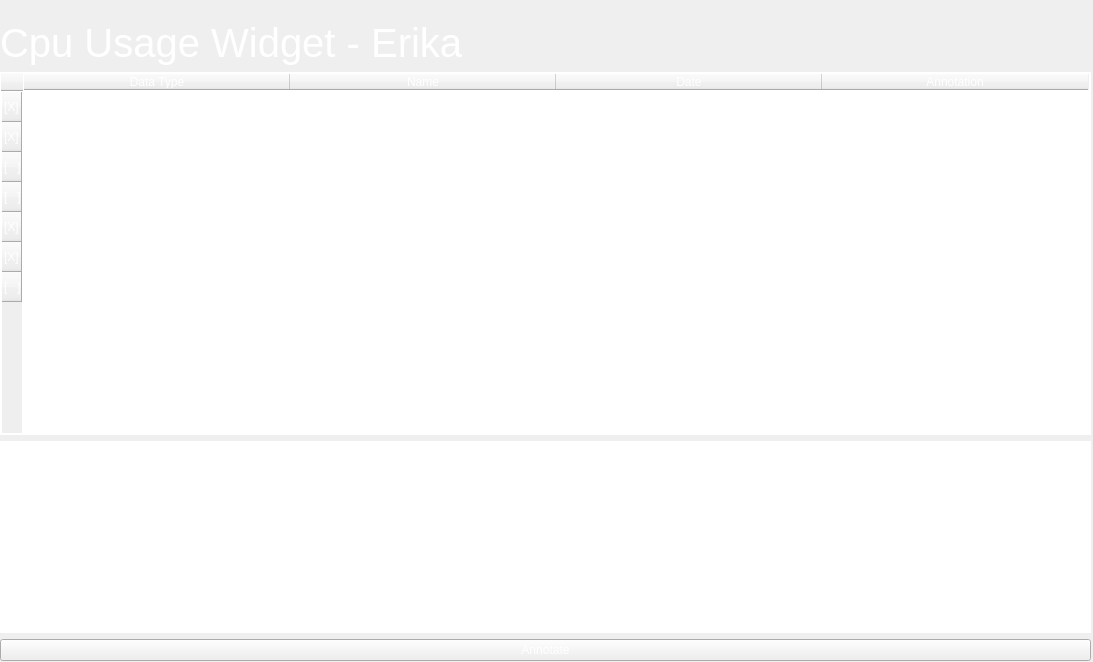
<?xml version="1.0" encoding="UTF-8"?>
<ui version="4.0">
 <class>Form</class>
 <widget class="QWidget" name="Form">
  <property name="geometry">
   <rect>
    <x>0</x>
    <y>0</y>
    <width>1093</width>
    <height>662</height>
   </rect>
  </property>
  <property name="windowTitle">
   <string>Form</string>
  </property>
  <widget class="QWidget" name="gridLayoutWidget">
   <property name="geometry">
    <rect>
     <x>0</x>
     <y>20</y>
     <width>1091</width>
     <height>641</height>
    </rect>
   </property>
   <layout class="QGridLayout" name="gridLayout_2">
    <item row="1" column="1">
     <layout class="QHBoxLayout" name="horizontalLayout_2">
      <item>
       <widget class="QLabel" name="label">
        <property name="font">
         <font>
          <pointsize>30</pointsize>
         </font>
        </property>
        <property name="styleSheet">
         <string notr="true">color: white;</string>
        </property>
        <property name="text">
         <string>Cpu Usage Widget - Erika</string>
        </property>
       </widget>
      </item>
     </layout>
    </item>
    <item row="4" column="1">
     <widget class="QTextEdit" name="Text_Edit">
      <property name="styleSheet">
       <string notr="true">border: 1px solid white;
color: white;</string>
      </property>
      <property name="html">
       <string>&lt;!DOCTYPE HTML PUBLIC &quot;-//W3C//DTD HTML 4.0//EN&quot; &quot;http://www.w3.org/TR/REC-html40/strict.dtd&quot;&gt;
&lt;html&gt;&lt;head&gt;&lt;meta name=&quot;qrichtext&quot; content=&quot;1&quot; /&gt;&lt;style type=&quot;text/css&quot;&gt;
p, li { white-space: pre-wrap; }
&lt;/style&gt;&lt;/head&gt;&lt;body style=&quot; font-family:'Cantarell'; font-size:11pt; font-weight:400; font-style:normal;&quot;&gt;
&lt;p style=&quot; margin-top:0px; margin-bottom:0px; margin-left:0px; margin-right:0px; -qt-block-indent:0; text-indent:0px;&quot;&gt;Captured Last Week&lt;/p&gt;&lt;/body&gt;&lt;/html&gt;</string>
      </property>
     </widget>
    </item>
    <item row="3" column="1">
     <widget class="QTableWidget" name="Table_Widget">
      <property name="sizePolicy">
       <sizepolicy hsizetype="Expanding" vsizetype="Expanding">
        <horstretch>35</horstretch>
        <verstretch>21</verstretch>
       </sizepolicy>
      </property>
      <property name="font">
       <font/>
      </property>
      <property name="tabletTracking">
       <bool>false</bool>
      </property>
      <property name="focusPolicy">
       <enum>Qt::WheelFocus</enum>
      </property>
      <property name="styleSheet">
       <string notr="true">gridline-color: white;
color: white;
border: 1px solid white;</string>
      </property>
      <property name="showGrid">
       <bool>true</bool>
      </property>
      <property name="sortingEnabled">
       <bool>false</bool>
      </property>
      <property name="wordWrap">
       <bool>true</bool>
      </property>
      <property name="cornerButtonEnabled">
       <bool>true</bool>
      </property>
      <property name="rowCount">
       <number>7</number>
      </property>
      <attribute name="horizontalHeaderVisible">
       <bool>true</bool>
      </attribute>
      <attribute name="horizontalHeaderCascadingSectionResizes">
       <bool>true</bool>
      </attribute>
      <attribute name="horizontalHeaderMinimumSectionSize">
       <number>36</number>
      </attribute>
      <attribute name="horizontalHeaderDefaultSectionSize">
       <number>266</number>
      </attribute>
      <attribute name="verticalHeaderMinimumSectionSize">
       <number>17</number>
      </attribute>
      <attribute name="verticalHeaderDefaultSectionSize">
       <number>30</number>
      </attribute>
      <row>
       <property name="text">
        <string>[X]</string>
       </property>
      </row>
      <row>
       <property name="text">
        <string>[X]</string>
       </property>
      </row>
      <row>
       <property name="text">
        <string>[   ]</string>
       </property>
      </row>
      <row>
       <property name="text">
        <string>[   ]</string>
       </property>
      </row>
      <row>
       <property name="text">
        <string>[X]</string>
       </property>
      </row>
      <row>
       <property name="text">
        <string>[X]</string>
       </property>
      </row>
      <row>
       <property name="text">
        <string>[   ]</string>
       </property>
      </row>
      <column>
       <property name="text">
        <string>Data Type</string>
       </property>
      </column>
      <column>
       <property name="text">
        <string>Name</string>
       </property>
      </column>
      <column>
       <property name="text">
        <string>Date</string>
       </property>
      </column>
      <column>
       <property name="text">
        <string>Annotation</string>
       </property>
      </column>
      <item row="0" column="0">
       <property name="text">
        <string>Keystroke</string>
       </property>
      </item>
      <item row="0" column="1">
       <property name="text">
        <string>keys_01.pdf</string>
       </property>
      </item>
      <item row="0" column="2">
       <property name="text">
        <string>03/18/2021</string>
       </property>
      </item>
      <item row="0" column="3">
       <property name="text">
        <string>IMPORTANT</string>
       </property>
      </item>
      <item row="1" column="0">
       <property name="text">
        <string>PCAP</string>
       </property>
      </item>
      <item row="1" column="1">
       <property name="text">
        <string>first-capture.pcapng</string>
       </property>
      </item>
      <item row="1" column="2">
       <property name="text">
        <string>03/17/2021</string>
       </property>
      </item>
      <item row="1" column="3">
       <property name="text">
        <string/>
       </property>
      </item>
      <item row="2" column="0">
       <property name="text">
        <string>PNG</string>
       </property>
      </item>
      <item row="2" column="1">
       <property name="text">
        <string>IMAGE_001.png</string>
       </property>
      </item>
      <item row="2" column="2">
       <property name="text">
        <string>03/13/2021</string>
       </property>
      </item>
      <item row="2" column="3">
       <property name="text">
        <string/>
       </property>
      </item>
      <item row="3" column="0">
       <property name="text">
        <string>PCAP</string>
       </property>
      </item>
      <item row="3" column="1">
       <property name="text">
        <string>second-capture.pcapng</string>
       </property>
      </item>
      <item row="3" column="2">
       <property name="text">
        <string>03/19/2021</string>
       </property>
      </item>
      <item row="3" column="3">
       <property name="text">
        <string/>
       </property>
      </item>
      <item row="4" column="0">
       <property name="text">
        <string>MP4</string>
       </property>
      </item>
      <item row="4" column="1">
       <property name="text">
        <string>VID_05576_03192021.MP4</string>
       </property>
      </item>
      <item row="4" column="2">
       <property name="text">
        <string>03/18/2021</string>
       </property>
      </item>
      <item row="4" column="3">
       <property name="text">
        <string>Captured last week</string>
       </property>
      </item>
      <item row="5" column="0">
       <property name="text">
        <string>Keystrokes</string>
       </property>
      </item>
      <item row="5" column="1">
       <property name="text">
        <string>keys_02.pdf</string>
       </property>
      </item>
      <item row="5" column="2">
       <property name="text">
        <string>03/19/2021</string>
       </property>
      </item>
      <item row="5" column="3">
       <property name="text">
        <string>Add to report</string>
       </property>
      </item>
      <item row="6" column="0">
       <property name="text">
        <string>PNG</string>
       </property>
      </item>
      <item row="6" column="1">
       <property name="text">
        <string>IMAGE_002.png</string>
       </property>
      </item>
      <item row="6" column="2">
       <property name="text">
        <string>03/21/2021</string>
       </property>
      </item>
     </widget>
    </item>
    <item row="5" column="1">
     <widget class="QPushButton" name="pushButton">
      <property name="styleSheet">
       <string notr="true">color: white;l</string>
      </property>
      <property name="text">
       <string>Annotate</string>
      </property>
     </widget>
    </item>
   </layout>
  </widget>
 </widget>
 <resources/>
 <connections/>
</ui>
